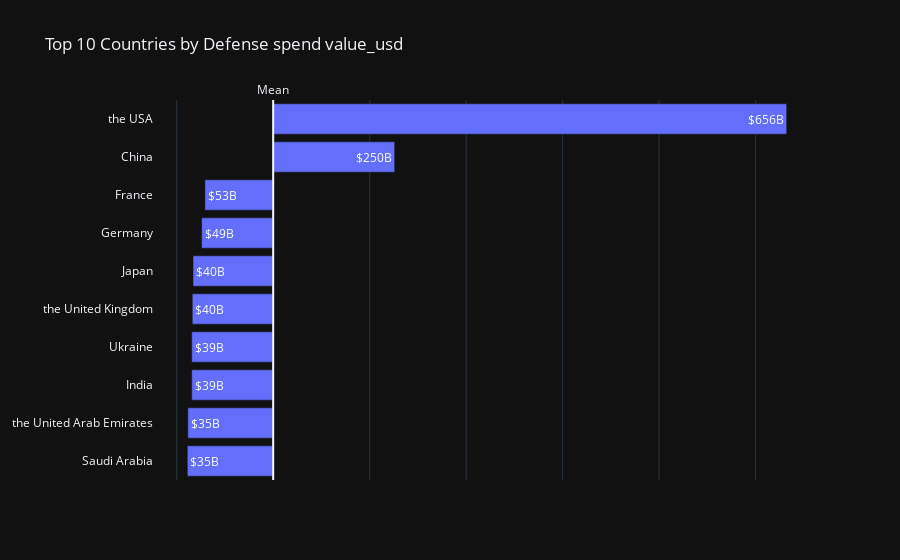

Source (notebook cell):
### Code cell
def plot_flagpole_chart(dataframe, column_name, column_format, denominator=None):

    data = filter_dataframe(dataframe, 2023, column_name, count=10).sort_values(by=column_name)
    avg_value = data[column_name].mean()
    countries = data['countryname'].values
    values = data[column_name].values - avg_value
    text = data[column_name].values

    if column_format == '$':
        text_format = '$%{text:,.0f}B'
    
    if column_format == '%':
        text_format = '%{text:.0%}'

    if denominator:
        text = text / denominator

    fig = go.Figure(
        go.Bar(
            x=values,
            y=countries,
            orientation='h',
            text=text,
            texttemplate=text_format
        )
    )

    fig.update_layout(
        title=f"Top 10 Countries by Defense spend {column_name}",
        xaxis=dict(
            showticklabels=False
        )
    )

    fig.add_vline(
        x=0,
        annotation_text='Mean',
        annotation_position='top'
    )

    return fig

plot = plot_flagpole_chart(defense_country, 'value_usd', '$', denominator=1000000000)
plot.show()

### Figure 1 — Plotly figure (JSON) as saved in the notebook; plotly's stock layout.template omitted (floating-point values rounded to 4 significant figures)
{"data": [{"orientation": "h", "text": [34.56, 35.08, 39.11, 39.14, 39.69, 40.48, 49.38, 52.79, 249.5, 655.8], "texttemplate": "$%{text:,.0f}B", "type": "bar", "x": [-88990000000.0, -88470000000.0, -84440000000.0, -84410000000.0, -83850000000.0, -83070000000.0, -74170000000.0, -70760000000.0, 126000000000.0, 532200000000.0], "y": ["Saudi Arabia", "the United Arab Emirates", "India", "Ukraine", "the United Kingdom", "Japan", "Germany", "France", "China", "the USA"]}], "layout": {"annotations": [{"showarrow": false, "text": "Mean", "x": 0, "xanchor": "center", "xref": "x", "y": 1, "yanchor": "bottom", "yref": "y domain"}], "shapes": [{"type": "line", "x0": 0, "x1": 0, "xref": "x", "y0": 0, "y1": 1, "yref": "y domain"}], "title": {"text": "Top 10 Countries by Defense spend value_usd"}, "xaxis": {"showticklabels": false}}}
